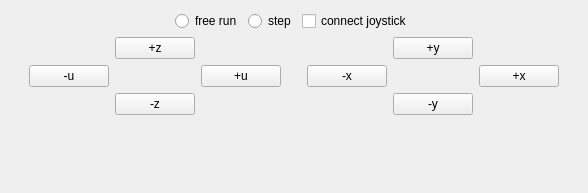
       <widget class="QWidget" name="tab">
        <attribute name="title">
         <string>joystick</string>
        </attribute>
        <layout class="QGridLayout" name="gridLayout_4">
         <item row="0" column="0">
          <layout class="QHBoxLayout" name="horizontalLayout_4">
           <item>
            <spacer name="horizontalSpacer_9">
             <property name="orientation">
              <enum>Qt::Horizontal</enum>
             </property>
             <property name="sizeHint" stdset="0">
              <size>
               <width>40</width>
               <height>20</height>
              </size>
             </property>
            </spacer>
           </item>
           <item>
            <widget class="QRadioButton" name="radioButton">
             <property name="text">
              <string>free run</string>
             </property>
            </widget>
           </item>
           <item>
            <widget class="QRadioButton" name="radioButton_2">
             <property name="text">
              <string>step</string>
             </property>
            </widget>
           </item>
           <item>
            <widget class="QCheckBox" name="connectJoystickButton">
             <property name="text">
              <string>connect joystick</string>
             </property>
            </widget>
           </item>
           <item>
            <spacer name="horizontalSpacer_10">
             <property name="orientation">
              <enum>Qt::Horizontal</enum>
             </property>
             <property name="sizeHint" stdset="0">
              <size>
               <width>40</width>
               <height>20</height>
              </size>
             </property>
            </spacer>
           </item>
          </layout>
         </item>
         <item row="1" column="0">
          <layout class="QHBoxLayout" name="horizontalLayout_5">
           <item>
            <spacer name="horizontalSpacer_8">
             <property name="orientation">
              <enum>Qt::Horizontal</enum>
             </property>
             <property name="sizeHint" stdset="0">
              <size>
               <width>18</width>
               <height>20</height>
              </size>
             </property>
            </spacer>
           </item>
           <item>
            <layout class="QGridLayout" name="gridLayout_2">
             <item row="2" column="1">
              <widget class="QPushButton" name="negativeZButton">
               <property name="text">
                <string>-z</string>
               </property>
              </widget>
             </item>
             <item row="1" column="2">
              <widget class="QPushButton" name="positiveUButton">
               <property name="text">
                <string>+u</string>
               </property>
              </widget>
             </item>
             <item row="1" column="0">
              <widget class="QPushButton" name="negativeUButton">
               <property name="text">
                <string>-u</string>
               </property>
              </widget>
             </item>
             <item row="0" column="1">
              <widget class="QPushButton" name="positiveZButton">
               <property name="text">
                <string>+z</string>
               </property>
              </widget>
             </item>
            </layout>
           </item>
           <item>
            <spacer name="horizontalSpacer_3">
             <property name="orientation">
              <enum>Qt::Horizontal</enum>
             </property>
             <property name="sizeType">
              <enum>QSizePolicy::Fixed</enum>
             </property>
             <property name="sizeHint" stdset="0">
              <size>
               <width>20</width>
               <height>20</height>
              </size>
             </property>
            </spacer>
           </item>
           <item>
            <layout class="QGridLayout" name="gridLayout">
             <item row="1" column="2">
              <widget class="QPushButton" name="positiveXButton">
               <property name="text">
                <string>+x</string>
               </property>
              </widget>
             </item>
             <item row="0" column="1">
              <widget class="QPushButton" name="positiveYButton">
               <property name="text">
                <string>+y</string>
               </property>
              </widget>
             </item>
             <item row="2" column="1">
              <widget class="QPushButton" name="negativeYButton">
               <property name="text">
                <string>-y</string>
               </property>
              </widget>
             </item>
             <item row="1" column="0">
              <widget class="QPushButton" name="negativeXButton">
               <property name="text">
                <string>-x</string>
               </property>
              </widget>
             </item>
            </layout>
           </item>
           <item>
            <spacer name="horizontalSpacer_7">
             <property name="orientation">
              <enum>Qt::Horizontal</enum>
             </property>
             <property name="sizeHint" stdset="0">
              <size>
               <width>18</width>
               <height>20</height>
              </size>
             </property>
            </spacer>
           </item>
          </layout>
         </item>
         <item row="2" column="0">
          <spacer name="verticalSpacer_2">
           <property name="orientation">
            <enum>Qt::Vertical</enum>
           </property>
           <property name="sizeHint" stdset="0">
            <size>
             <width>20</width>
             <height>67</height>
            </size>
           </property>
          </spacer>
         </item>
        </layout>
       </widget>
